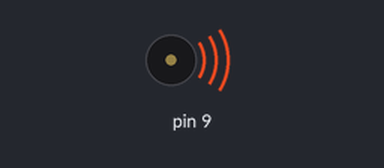
Simulated run of this sketch. Board: Arduino Uno, built with avr-gcc and run on an emulated ATmega328P. On the bench: buzzer (waves = sounding).

Above: at 0.2 s.
At 4.5 s:
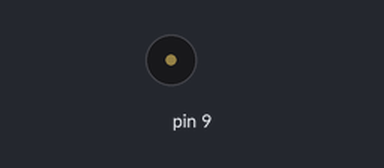
Timing chart, 0 to 5.5 s (numbered marks = the images above):
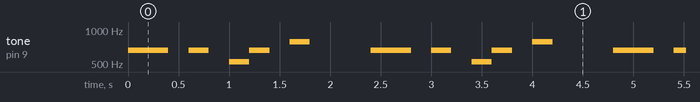

Measured:
- by itself, tone on pin 9: repeats every 2.4 s: silent 0.20 s, 660 Hz 0.20 s, silent 0.20 s, 524 Hz 0.20 s, 660 Hz 0.20 s, silent 0.20 s, 784 Hz 0.20 s, silent 0.60 s, 660 Hz 0.40 s

The sketch:

marioboot.ino
```cpp
/*This is the mario boot function, it is designed to play
the intro to Mario Bros. on a piezo speaker.*/

void marioboot(int speakerpin)
{
  tone(speakerpin,660,200);
  delay(200);
  tone(speakerpin,660,200);
  delay(400);
  tone(speakerpin,660,200);
  delay(400);
  tone(speakerpin,524,200);
  delay(200);
  tone(speakerpin,660,200);
  delay(400);
  tone(speakerpin,784,200);
  delay(800);
  tone(speakerpin,392,200);
}


void setup(){
  pinMode(9, OUTPUT);
}

void loop(){

  marioboot(9);


}
```
